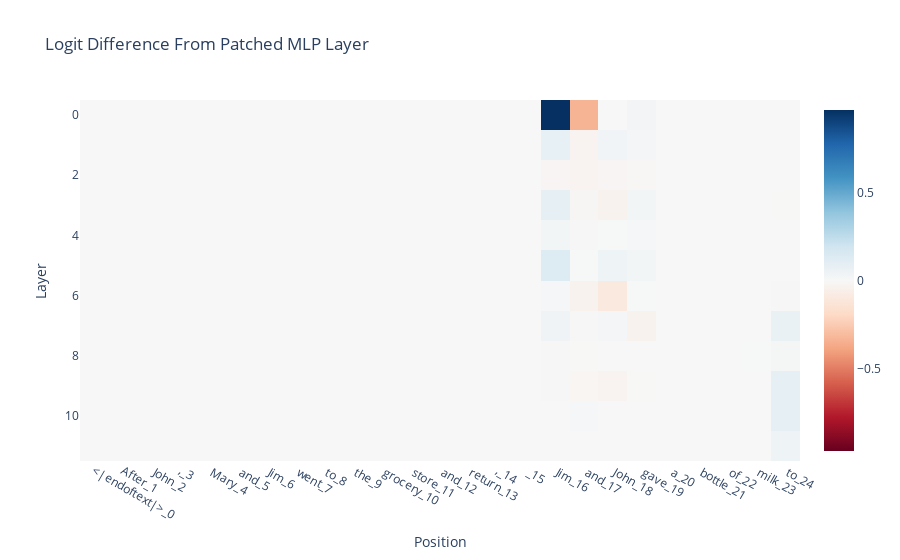

The code cell stored with this chart in its notebook:
### Code cell
imshow(
    patched_mlp_diff,
    x=prompt_position_labels,
    title="Logit Difference From Patched MLP Layer",
    labels={"x": "Position", "y": "Layer"},
)

### Figure 1 — Plotly figure (JSON) as saved in the notebook; plotly's stock layout.template omitted (floating-point values rounded to 4 significant figures; data arrays with more than 128 entries replaced by an {"elided": "..."} marker saying what was removed)
{"data": [{"coloraxis": "coloraxis", "hovertemplate": "Position: %{x}<br>Layer: %{y}<br>color: %{z}<extra></extra>", "name": "0", "type": "heatmap", "x": ["<|endoftext|>_0", "After_1", " John_2", ",_3", " Mary_4", " and_5", " Jim_6", " went_7", " to_8", " the_9", " grocery_10", " store_11", " and_12", " return_13", ",_14", " _15", " Jim_16", " and_17", " John_18", " gave_19", " a_20", " bottle_21", " of_22", " milk_23", " to_24"], "xaxis": "x", "yaxis": "y", "z": {"elided": "12x25 float values"}}], "layout": {"coloraxis": {"cmid": 0, "colorscale": [[0, "rgb(103,0,31)"], [0.1, "rgb(178,24,43)"], [0.2, "rgb(214,96,77)"], [0.3, "rgb(244,165,130)"], [0.4, "rgb(253,219,199)"], [0.5, "rgb(247,247,247)"], [0.6, "rgb(209,229,240)"], [0.7, "rgb(146,197,222)"], [0.8, "rgb(67,147,195)"], [0.9, "rgb(33,102,172)"], [1, "rgb(5,48,97)"]]}, "title": {"text": "Logit Difference From Patched MLP Layer"}, "xaxis": {"anchor": "y", "constrain": "domain", "domain": [0, 1], "scaleanchor": "y", "title": {"text": "Position"}}, "yaxis": {"anchor": "x", "autorange": "reversed", "constrain": "domain", "domain": [0, 1], "title": {"text": "Layer"}}}}
